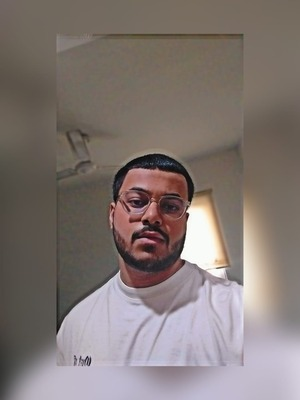
#> input picture SampleImage.jpeg, 300 x 400 px, found by its file name
$ jupyter execute CVPR_Assignment1.ipynb
#> lines starting #> are read from the running program, lines starting #| are printed output that depends on the picture
[cell 1]
import cv2
import numpy as np
import matplotlib.pyplot as plt
from google.colab.patches import cv2_imshow

[cell 2]
image = cv2.imread("/content/SampleImage.jpeg")
#> image is the input picture: shape (400, 300, 3); mean B, G, R 115.7, 119.4, 130.2

cv2_imshow(image)

[cell 3]
cv2.imwrite("/content/output_image.png", image)

converted_image = cv2.imread("/content/output_image.png")
cv2_imshow(converted_image)

[cell 4]
gray_image = cv2.cvtColor(image, cv2.COLOR_BGR2GRAY)
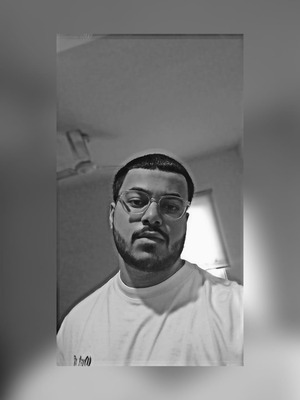
#> gray_image: shape (400, 300); min 2, max 255, mean 122.2

cv2.imwrite("/content/gray_image.jpg", gray_image)
cv2_imshow(gray_image)

[cell 5]
resized_image = cv2.resize(image, (100, 100))
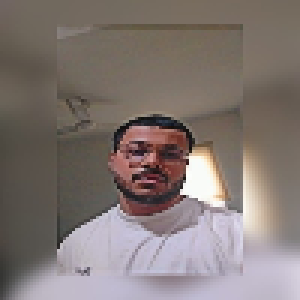
#> resized_image: shape (100, 100, 3) (shown 3 times larger); mean B, G, R 115.9, 119.7, 130.4

cv2_imshow(resized_image)

[cell 6]
scaled_image = cv2.resize(image, None, fx=0.5, fy=0.5)

cv2_imshow(scaled_image)

[cell 7]
(h, w) = image.shape[:2]
#> h = 400; w = 300
center = (w // 2, h // 2)
#> center = (150, 200)

rotation_matrix = cv2.getRotationMatrix2D(center, 45, 1.0)
rotated_image = cv2.warpAffine(image, rotation_matrix, (w, h))
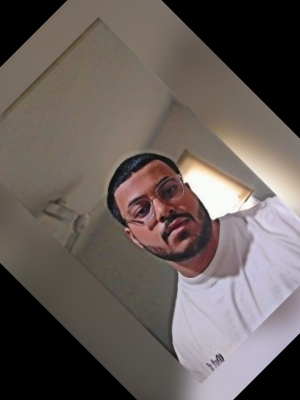
#> rotated_image: shape (400, 300, 3); mean B, G, R 89.8, 93.5, 102.7

cv2_imshow(rotated_image)

[cell 8]
shift_matrix = np.float32([[1, 0, 50], [0, 1, 50]])

shifted_image = cv2.warpAffine(image, shift_matrix, (w, h))
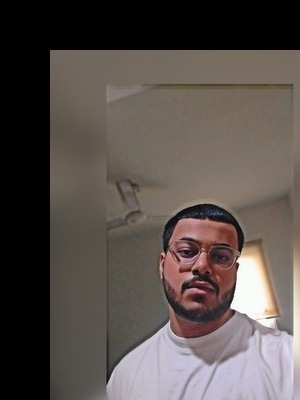
#> shifted_image: shape (400, 300, 3); mean B, G, R 76.5, 80.6, 88.9

cv2_imshow(shifted_image)

[cell 9]
def generate_pattern(freq):
    rows, cols = 256, 256
    img = np.zeros((rows, cols), dtype=np.uint8)
    for i in range(rows):
        for j in range(cols):
            img[i, j] = 255 * (np.sin(2 * np.pi * freq * (i + j)) > 0)
    return img

freq = float(input("Enter frequency: "))
#> the answer given: 3

pattern_img = generate_pattern(freq)
cv2_imshow(pattern_img)
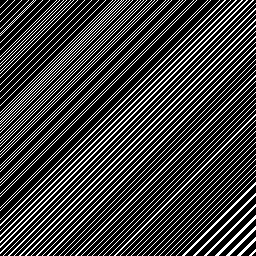
#> shown: shape (256, 256); 23.7% white in thin lines or dots
